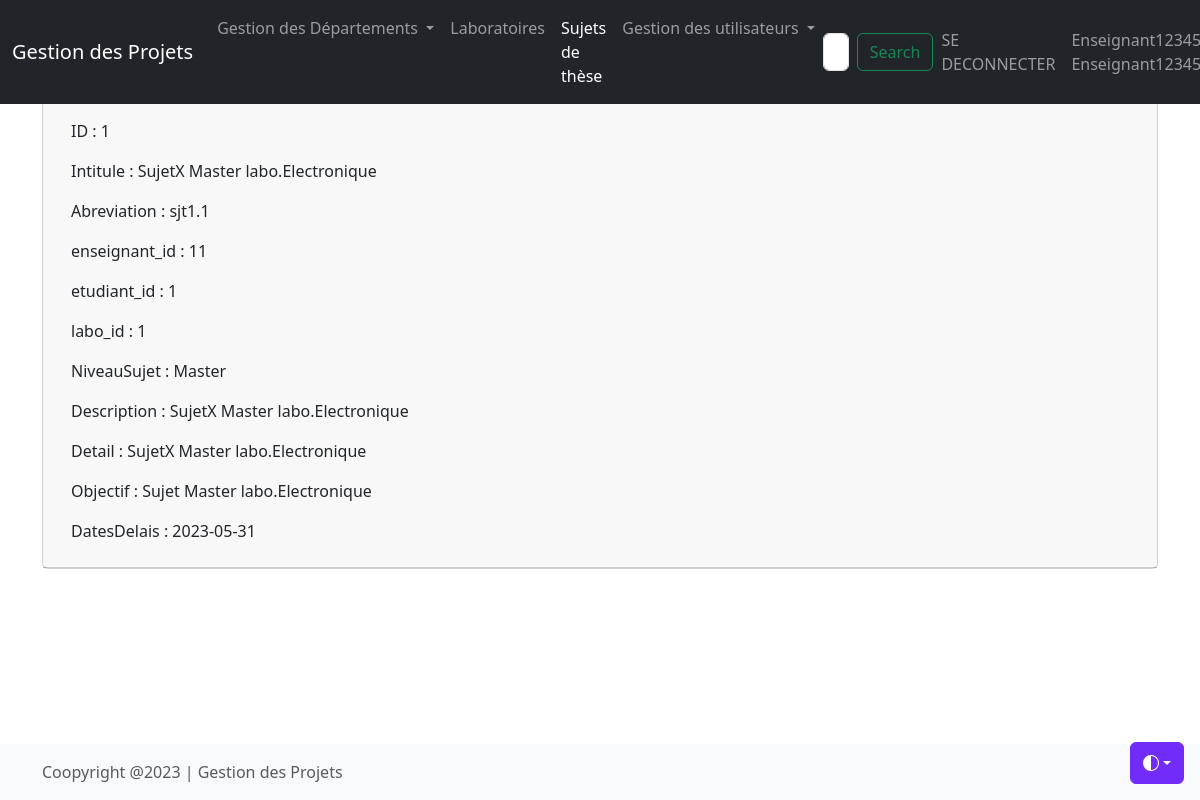
Page /sujetdetail.php?id=1 (signed in) on the committed database.
### tables this page shows
CREATE TABLE IF NOT EXISTS `sujetsprojets` (
  `id` int(20) NOT NULL AUTO_INCREMENT,
  `intitule` varchar(100) DEFAULT NULL,
  `abreviation` varchar(100) DEFAULT NULL,
  `enseignant_id` int(20) DEFAULT NULL,
  `etudiant_id` int(20) DEFAULT NULL,
  `labo_id` int(20) DEFAULT NULL,
  `NiveauSujet` varchar(100) DEFAULT 'Master',
  `Description` varchar(1000) DEFAULT 'Description du sujet',
  `Detail` varchar(1000) DEFAULT 'Detail du sujet',
  `Objectif` varchar(1000) DEFAULT 'Objectif du sujet',
  `DatesDelais` varchar(100) DEFAULT 'Dates',
  PRIMARY KEY (`id`)
);

### sujetdetail.php (the view, shortened to what this page needs)
<?php
if(isset($_GET['id']) && !empty($_GET['id'])){
    require_once('connect.php');
    $id = strip_tags($_GET['id']);
    $sql = 'SELECT * FROM `sujetsprojets` WHERE `id` = :id;';
    $query = $db->prepare($sql);
    $query->bindValue(':id', $id, PDO::PARAM_INT);
    $query->execute();
    $sujet = $query->fetch();
}else{
    $_SESSION['erreur'] = "URL invalide";
     header('Location: sujetlist.php');
}
include_once("header.php");
include_once("main.php");
?>
                         <h1>Détails du sujet<?= $sujet['id'] ?></h1>
                         <p>
                        <a  class="btn btn-primary" href="sujetlist.php">Liste des sujets </a>
                                            <a class="btn btn-success " href="sujetedit.php?id=<?= $sujet['id'] ?>">Modifier
                                                </a>
                    <a  class="btn btn-danger" href="sujetdel.php?id=<?= $sujet['id'] ?>">Supprimer
                    </a>
                        <p>ID    : <?= $sujet['id'] ?></p>
                        <p>Intitule    : <?= $sujet['intitule'] ?></p>
                        <p>Abreviation : <?= $sujet['abreviation'] ?></p>
                        <p>enseignant_id : <?= $sujet['enseignant_id'] ?></p>
                        <p>etudiant_id : <?= $sujet['etudiant_id'] ?></p>
                        <p>labo_id : <?= $sujet['labo_id'] ?></p>
                        <p>NiveauSujet : <?= $sujet['NiveauSujet'] ?></p>
                        <p>Description : <?= $sujet['Description'] ?></p>
                        <p>Detail : <?= $sujet['Detail'] ?></p>
                        <p>Objectif : <?= $sujet['Objectif'] ?></p>
                         <p>DatesDelais : <?= $sujet['DatesDelais'] ?></p>
            </section>
        </div>
    </main>
<?php
include_once("footer.php");
?>

### rows in the picture
sujetsprojets: id "1", intitule "SujetX Master labo.Electronique", abreviation "sjt1.1", enseignant "11", etudiant "1", labo "1", NiveauSujet "Master", Description "SujetX Master labo.Electronique", Detail "SujetX Master labo.Electronique", Objectif "Sujet Master labo.Electronique", DatesDelais "2023-05-31"
